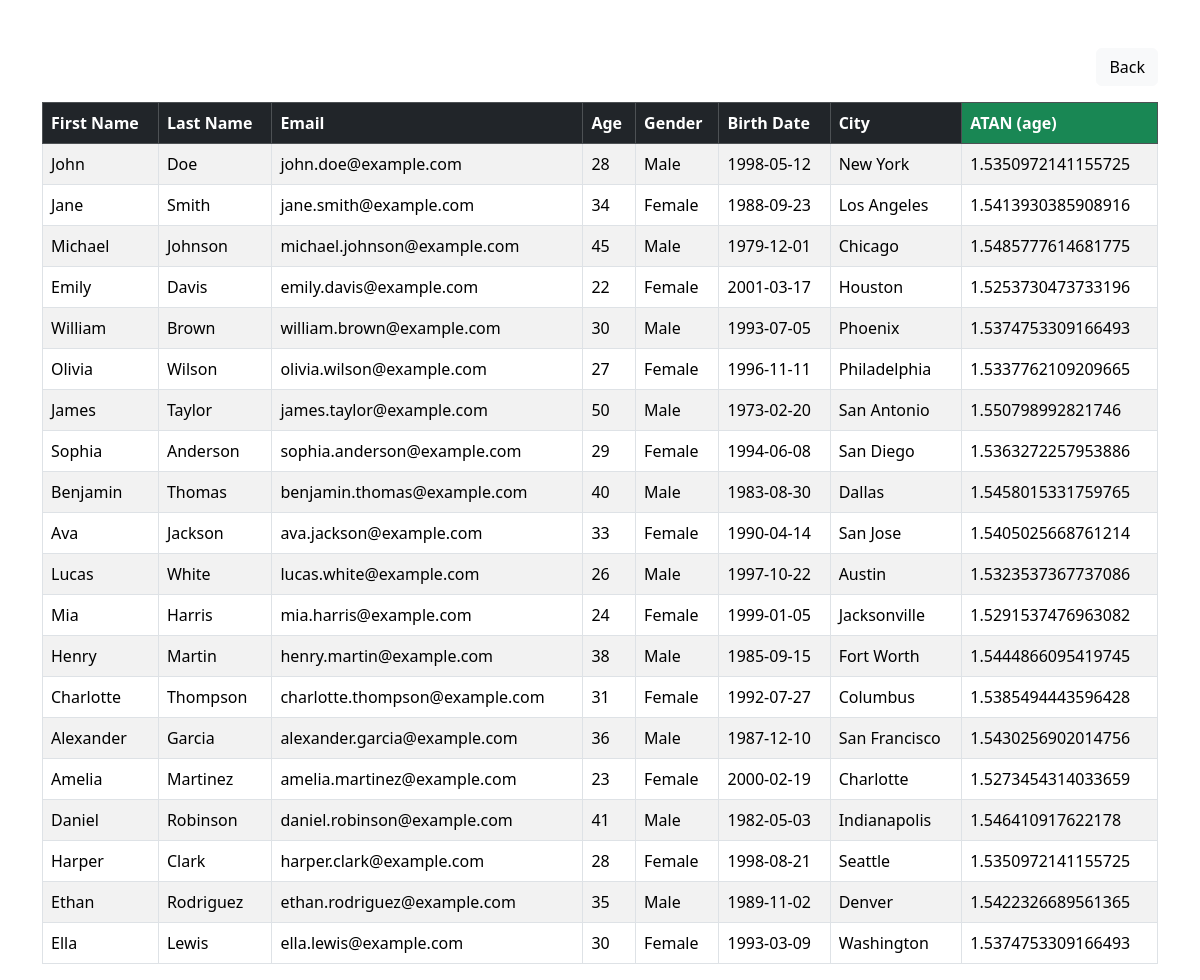
/atan.php, run on the app's committed database.
### tables this page shows
CREATE TABLE `peopletbl` (
  `first_name` varchar(50) NOT NULL,
  `last_name` varchar(50) NOT NULL,
  `email` varchar(50) NOT NULL,
  `age` int(5) NOT NULL,
  `gender` varchar(20) NOT NULL,
  `birth_date` date NOT NULL,
  `city` varchar(50) NOT NULL
);

### atan.php (the view, shortened to what this page needs)
<?php
require_once "dbconnection.php";
$sql = "SELECT *, ATAN(age) AS atan_age FROM peopletbl";
$result = mysqli_query($conn, $sql);
?>
<!DOCTYPE html>
<html lang="en">
<head>
    <link href="https://cdn.jsdelivr.net/npm/bootstrap@5.3.2/dist/css/bootstrap.min.css" rel="stylesheet">
</head>
<body>
<div class="container mt-5">
    <div class="d-flex justify-content-end mb-3">
        <a href="index.php" class="btn btn-light">Back</a>
    </div>
    <table class="table table-bordered table-striped">
        <thead class="table-dark">
            <tr>
                <th>First Name</th>
                <th>Last Name</th>
                <th>Email</th>
                <th>Age</th>
                <th>Gender</th>
                <th>Birth Date</th>
                <th>City</th>
                <th class="bg-success">ATAN (age)</th>
            </tr>
        </thead>
        <tbody>
        <?php
        if (mysqli_num_rows($result) > 0) {
            while ($row = mysqli_fetch_assoc($result)) {
                echo "<tr>";
                echo "<td>{$row['first_name']}</td>";
                echo "<td>{$row['last_name']}</td>";
                echo "<td>{$row['email']}</td>";
                echo "<td>{$row['age']}</td>";
                echo "<td>{$row['gender']}</td>";
                echo "<td>{$row['birth_date']}</td>";
                echo "<td>{$row['city']}</td>";
                echo "<td>{$row['atan_age']}</td>";
                echo "</tr>";
            }
        } else {
            echo "<tr><td colspan='8'>No records found</td></tr>";
        }
        ?>
        </tbody>
    </table>
</div>
</body>
</html>

### data on the page
peopletbl: first_name "John", last_name "Doe", email "john.doe@example.com", age "28", gender "Male", birth_date "1998-05-12", city "New York", atan_age "1.5350972141155725"
peopletbl: first_name "Jane", last_name "Smith", email "jane.smith@example.com", age "34", gender "Female", birth_date "1988-09-23", city "Los Angeles", atan_age "1.5413930385908916"
peopletbl: first_name "Michael", last_name "Johnson", email "michael.johnson@example.com", age "45", gender "Male", birth_date "1979-12-01", city "Chicago", atan_age "1.5485777614681775"
peopletbl: first_name "Emily", last_name "Davis", email "emily.davis@example.com", age "22", gender "Female", birth_date "2001-03-17", city "Houston", atan_age "1.5253730473733196"
peopletbl: first_name "William", last_name "Brown", email "william.brown@example.com", age "30", gender "Male", birth_date "1993-07-05", city "Phoenix", atan_age "1.5374753309166493"
peopletbl: first_name "Olivia", last_name "Wilson", email "olivia.wilson@example.com", age "27", gender "Female", birth_date "1996-11-11", city "Philadelphia", atan_age "1.5337762109209665"
peopletbl: first_name "James", last_name "Taylor", email "james.taylor@example.com", age "50", gender "Male", birth_date "1973-02-20", city "San Antonio", atan_age "1.550798992821746"
peopletbl: first_name "Sophia", last_name "Anderson", email "sophia.anderson@example.com", age "29", gender "Female", birth_date "1994-06-08", city "San Diego", atan_age "1.5363272257953886"
peopletbl: first_name "Benjamin", last_name "Thomas", email "benjamin.thomas@example.com", age "40", gender "Male", birth_date "1983-08-30", city "Dallas", atan_age "1.5458015331759765"
peopletbl: first_name "Ava", last_name "Jackson", email "ava.jackson@example.com", age "33", gender "Female", birth_date "1990-04-14", city "San Jose", atan_age "1.5405025668761214"
peopletbl: first_name "Lucas", last_name "White", email "lucas.white@example.com", age "26", gender "Male", birth_date "1997-10-22", city "Austin", atan_age "1.5323537367737086"
peopletbl: first_name "Mia", last_name "Harris", email "mia.harris@example.com", age "24", gender "Female", birth_date "1999-01-05", city "Jacksonville", atan_age "1.5291537476963082"
peopletbl: first_name "Henry", last_name "Martin", email "henry.martin@example.com", age "38", gender "Male", birth_date "1985-09-15", city "Fort Worth", atan_age "1.5444866095419745"
peopletbl: first_name "Charlotte", last_name "Thompson", email "charlotte.thompson@example.com", age "31", gender "Female", birth_date "1992-07-27", city "Columbus", atan_age "1.5385494443596428"
peopletbl: first_name "Alexander", last_name "Garcia", email "alexander.garcia@example.com", age "36", gender "Male", birth_date "1987-12-10", city "San Francisco", atan_age "1.5430256902014756"
peopletbl: first_name "Amelia", last_name "Martinez", email "amelia.martinez@example.com", age "23", gender "Female", birth_date "2000-02-19", city "Charlotte", atan_age "1.5273454314033659"
peopletbl: first_name "Daniel", last_name "Robinson", email "daniel.robinson@example.com", age "41", gender "Male", birth_date "1982-05-03", city "Indianapolis", atan_age "1.546410917622178"
peopletbl: first_name "Harper", last_name "Clark", email "harper.clark@example.com", age "28", gender "Female", birth_date "1998-08-21", city "Seattle", atan_age "1.5350972141155725"
peopletbl: first_name "Ethan", last_name "Rodriguez", email "ethan.rodriguez@example.com", age "35", gender "Male", birth_date "1989-11-02", city "Denver", atan_age "1.5422326689561365"
peopletbl: first_name "Ella", last_name "Lewis", email "ella.lewis@example.com", age "30", gender "Female", birth_date "1993-03-09", city "Washington", atan_age "1.5374753309166493"
